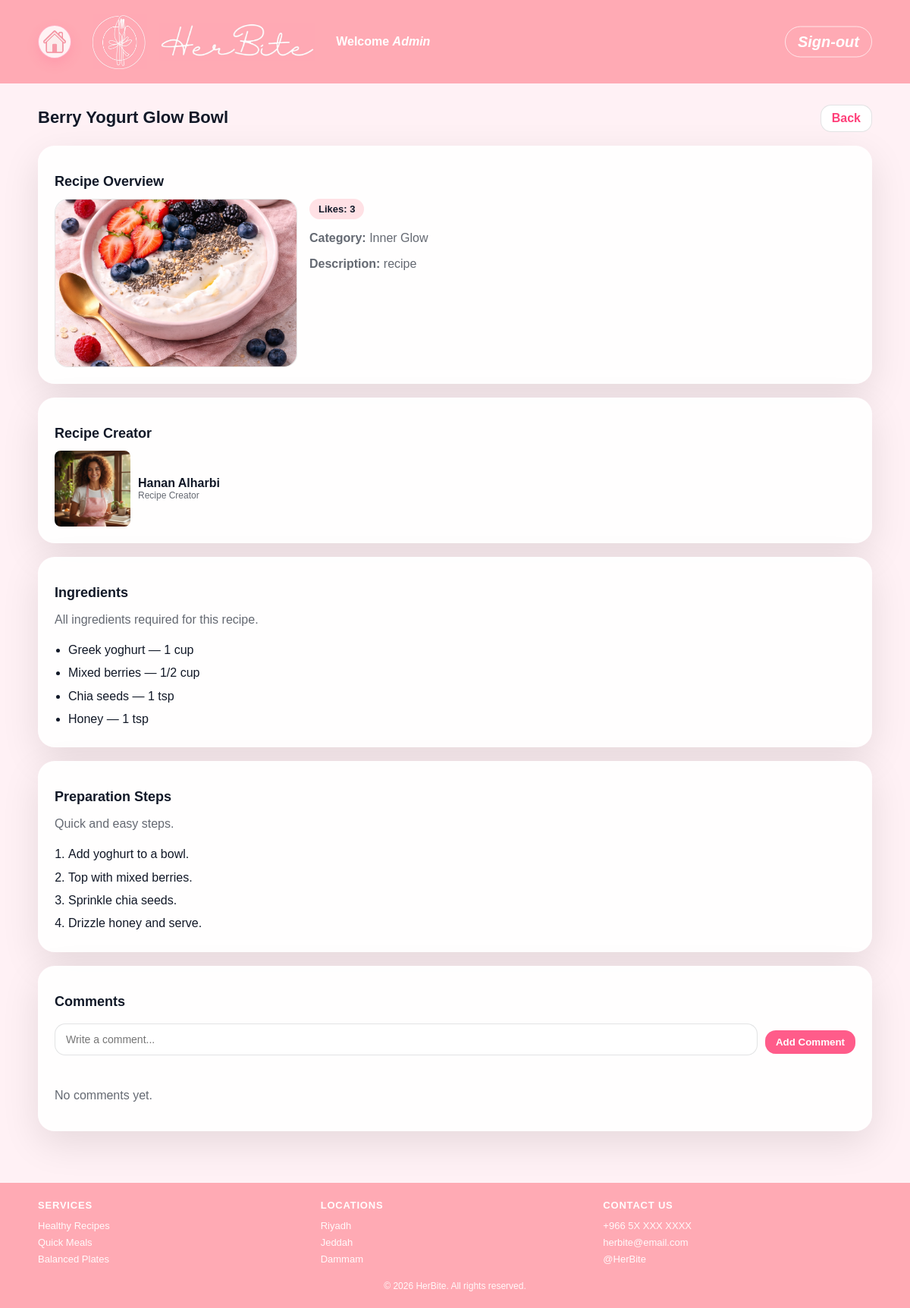
Screenshot of /viewRecipe.php?id=1 (signed in) with the database file from the repository.
### tables this page shows
CREATE TABLE `users` (
  `id` int(11) NOT NULL,
  `userType` enum('user','admin') NOT NULL,
  `firstName` varchar(100) NOT NULL,
  `lastName` varchar(100) NOT NULL,
  `emailAddress` varchar(100) NOT NULL,
  `password` varchar(255) NOT NULL,
  `photoFileName` varchar(255) NOT NULL
);

CREATE TABLE `recipe` (
  `id` int(11) NOT NULL,
  `userID` int(11) NOT NULL,
  `categoryID` int(11) NOT NULL,
  `name` varchar(150) NOT NULL,
  `description` text DEFAULT NULL,
  `photoFileName` varchar(255) DEFAULT NULL,
  `videoFilePath` varchar(255) DEFAULT NULL
);

CREATE TABLE `recipecategory` (
  `id` int(11) NOT NULL,
  `categoryName` varchar(100) NOT NULL
);

CREATE TABLE `recipeingredient` (
  `id` int(11) NOT NULL,
  `recipeID` int(11) NOT NULL,
  `ingredientName` varchar(150) NOT NULL,
  `quantity` varchar(100) NOT NULL
);

CREATE TABLE `recipeinstruction` (
  `id` int(11) NOT NULL,
  `recipeID` int(11) NOT NULL,
  `stepNumber` int(11) NOT NULL,
  `instructionText` text NOT NULL
);

### viewRecipe.php (the view, shortened to what this page needs)
<?php
include("db.php");
$userID = (int) $_SESSION['user_id'];
$recipeID = isset($_GET['id']) ? (int) $_GET['id'] : 0;
$userQuery = "SELECT * FROM users WHERE id = ?";
$stmt = $conn->prepare($userQuery);
$stmt->bind_param("i", $userID);
$stmt->execute();
$userResult = $stmt->get_result();
$currentUser = $userResult->fetch_assoc();
$recipeQuery = "SELECT recipe.*,
                       users.firstName,
                       users.lastName,
                       users.photoFileName AS creatorPhoto,
                       recipecategory.categoryName
                FROM recipe
                JOIN users ON recipe.userID = users.id
                LEFT JOIN recipecategory ON recipe.categoryID = recipecategory.id
                WHERE recipe.id = ?";
$stmt = $conn->prepare($recipeQuery);
$stmt->bind_param("i", $recipeID);
$stmt->execute();
$recipeResult = $stmt->get_result();
$recipe = $recipeResult->fetch_assoc();
$likesQuery = "SELECT COUNT(*) AS totalLikes FROM likes WHERE recipeID = ?";
$stmt = $conn->prepare($likesQuery);
$stmt->bind_param("i", $recipeID);
$stmt->execute();
$likesResult = $stmt->get_result();
$likesRow = $likesResult->fetch_assoc();
$totalLikes = $likesRow['totalLikes'] ?? 0;
$ingredientsQuery = "SELECT ingredientName, quantity
                     FROM recipeingredient
                     WHERE recipeID = ?
                     ORDER BY id ASC";
$stmt = $conn->prepare($ingredientsQuery);
$stmt->bind_param("i", $recipeID);
$stmt->execute();
$ingredientsResult = $stmt->get_result();
$instructionsQuery = "SELECT stepNumber, instructionText
                      FROM recipeinstruction
                      WHERE recipeID = ?
                      ORDER BY stepNumber ASC, id ASC";
$stmt = $conn->prepare($instructionsQuery);
$stmt->bind_param("i", $recipeID);
$stmt->execute();
$instructionsResult = $stmt->get_result();
$commentsQuery = "SELECT comment.comment,
                         comment.date,
                         users.firstName,
                         users.lastName,
                         users.photoFileName
                  FROM comment
                  JOIN users ON comment.userID = users.id
                  WHERE comment.recipeID = ?
                  ORDER BY comment.date DESC, comment.id DESC";
$stmt = $conn->prepare($commentsQuery);
$stmt->bind_param("i", $recipeID);
$stmt->execute();
$commentsResult = $stmt->get_result();
?>
<!DOCTYPE html>
<html lang="en">
<head>
  <link rel="stylesheet" href="stylesheet.css">
</head>
<body class="user-page view-page admin-page header-admin">
  <div class="page">
    <header class="site-header">
      <div class="header-inner">
        <a href="user.php" class="home-link" aria-label="Go to home">
          <img src="home.PNG" alt="Home">
        </a>
        <div class="brand">
          <img src="logo.jpg" alt="HerBite Logo">
        </div>
        <div class="brand-title">
          <img src="title.jpg" alt="HerBite Title">
        </div>
        <div class="header-right">
          <div class="welcome">Welcome <span class="name"><?php echo htmlspecialchars($currentUser['firstName']); ?></span></div>
        </div>
        <div class="logout">
          <a href="logout.php">Sign-out</a>
        </div>
      </div>
    </header>
    <main class="page-main">
      <section class="view-head">
        <div class="view-title">
          <h2><?php echo htmlspecialchars($recipe['name']); ?></h2>
        </div>
        <div class="view-actions">
          <a class="btn-small btn-ghost" href="myRecipes.php">Back</a>
        </div>
      </section>
      <section class="admin-card view-card">
        <h2>Recipe Overview</h2>
        <div class="overview-grid">
          <div class="overview-imgWrap">
            <img src="<?php echo htmlspecialchars(!empty($recipe['photoFileName']) ? $recipe['photoFileName'] : 'default.png'); ?>" class="overview-img" alt="<?php echo htmlspecialchars($recipe['name']); ?>">
          </div>
          <div class="overview-info">
            <div class="meta">
              <span class="meta-item">Likes: <?php echo $totalLikes; ?></span>
            </div>
            <p class="muted"><strong>Category:</strong> <?php echo htmlspecialchars($recipe['categoryName'] ?? 'Uncategorized'); ?></p>
            <p class="muted"><strong>Description:</strong> <?php echo htmlspecialchars($recipe['description']); ?></p>
          </div>
        </div>
      </section>
      <section class="admin-card view-card">
        <h2>Recipe Creator</h2>
        <div class="creator-cell">
          <img src="<?php echo htmlspecialchars(!empty($recipe['creatorPhoto']) ? $recipe['creatorPhoto'] : 'default.png'); ?>" alt="Creator photo" class="creator-avatar square">
          <div>
            <div style="font-weight:800;"><?php echo htmlspecialchars($recipe['firstName'] . ' ' . $recipe['lastName']); ?></div>
            <div class="muted small">Recipe Creator</div>
          </div>
        </div>
      </section>
      <section class="admin-card view-card">
        <h2>Ingredients</h2>
        <p class="muted">All ingredients required for this recipe.</p>
        <?php if ($ingredientsResult->num_rows > 0) { ?>
          <ul class="steps-list">
            <?php while ($ingredient = $ingredientsResult->fetch_assoc()) { ?>
              <li>
                <?php echo htmlspecialchars($ingredient['ingredientName']); ?> — <?php echo htmlspecialchars($ingredient['quantity']); ?>
              </li>
            <?php } ?>
          </ul>
        <?php } else { ?>
          <p class="muted">No ingredients added.</p>
        <?php } ?>
      </section>
      <section class="admin-card view-card">
        <h2>Preparation Steps</h2>
        <p class="muted">Quick and easy steps.</p>
        <?php if ($instructionsResult->num_rows > 0) { ?>
          <ol class="steps-list">
            <?php while ($instruction = $instructionsResult->fetch_assoc()) { ?>
              <li><?php echo htmlspecialchars($instruction['instructionText']); ?></li>
            <?php } ?>
          </ol>
        <?php } else { ?>
          <p class="muted">No preparation steps added.</p>
        <?php } ?>
      </section>
      <section class="admin-card view-card">
        <h2>Comments</h2>
        <form class="comment-form" action="addComment.php" method="post">
          <input type="text" name="comment" placeholder="Write a comment..." required>
          <button class="btn-small btn-primary" type="submit">Add Comment</button>
        </form>
        <div class="comments">
          <?php if ($commentsResult->num_rows > 0) { ?>
            <?php while ($comment = $commentsResult->fetch_assoc()) { ?>
              <div class="comment">
                <div class="comment-head">
                  <img src="<?php echo htmlspecialchars(!empty($comment['photoFileName']) ? $comment['photoFileName'] : 'default.png'); ?>" alt="User photo" class="comment-avatar">
                  <div class="comment-meta">
                    <div class="comment-name"><?php echo htmlspecialchars($comment['firstName'] . ' ' . $comment['lastName']); ?></div>
                    <div class="comment-time muted small"><?php echo htmlspecialchars($comment['date']); ?></div>
                  </div>
                </div>
                <div class="comment-body"><?php echo htmlspecialchars($comment['comment']); ?></div>
              </div>
            <?php } ?>
          <?php } else { ?>
            <p class="muted">No comments yet.</p>
          <?php } ?>
        </div>
      </section>
    </main>
    <footer class="site-footer">
      <div class="footer-inner">
        <div class="footer-col">
          <h4>Services</h4>
          <p>Healthy Recipes</p>
          <p>Quick Meals</p>
          <p>Balanced Plates</p>
        </div>
        <div class="footer-col">
          <h4>Locations</h4>
          <p>Riyadh</p>
          <p>Jeddah</p>
          <p>Dammam</p>
        </div>
        <div class="footer-col">
          <h4>Contact Us</h4>
          <p>+966 5X XXX XXXX</p>
          <p>herbite@email.com</p>
          <p>@HerBite</p>
        </div>
      </div>
      <div class="footer-bottom">
        © 2026 HerBite. All rights reserved.
      </div>
    </footer>
  </div>
</body>
</html>

### rows the page displays
users: firstName "Admin"
recipe: name "Berry Yogurt Glow Bowl", photoFileName (picture), recipecategory.categoryName "Inner Glow", description "recipe", userID.photoFileName (picture), userID.lastName "Hanan Alharbi"
recipeingredient: ingredientName "Greek yoghurt", quantity "1 cup"
recipeingredient: ingredientName "Mixed berries", quantity "1/2 cup"
recipeingredient: ingredientName "Chia seeds", quantity "1 tsp"
recipeingredient: ingredientName "Honey", quantity "1 tsp"
recipeinstruction: instructionText "Add yoghurt to a bowl."
recipeinstruction: instructionText "Top with mixed berries."
recipeinstruction: instructionText "Sprinkle chia seeds."
recipeinstruction: instructionText "Drizzle honey and serve."

### other values shown
$totalLikes "3"
